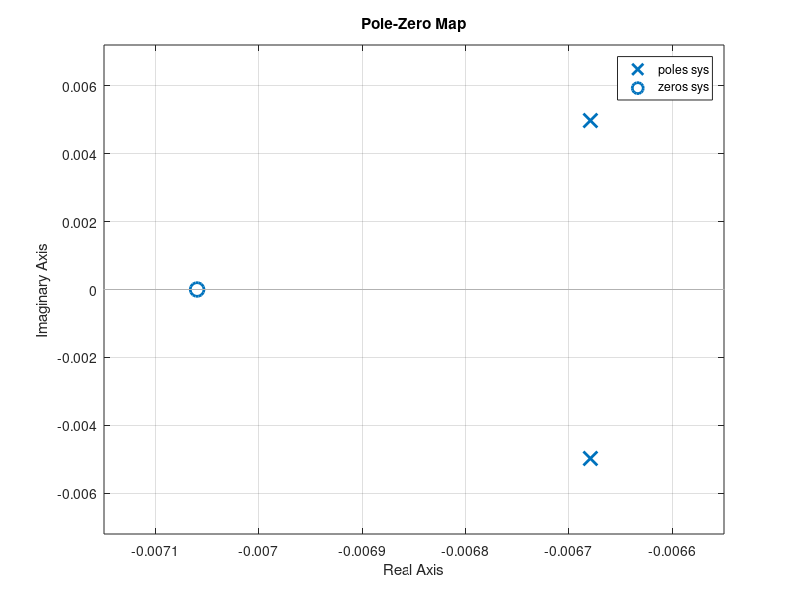

Write MATLAB code to recreate this figure. (Note: this script raises an error after producing the figure.)
%% pz_map.m
% Pole-zero map (s-plane) of the CLOSED-LOOP transfer function T(s), using
% MATLAB's built-in pzmap. Every pole and zero gets a small label with its
% location. Saved as .fig and as a 500 dpi .png.
% REQUIRES: Control System Toolbox (R2016b or newer)

clear; close all; clc;

%% ===================== USER INPUT =====================

% --- PI controller gains ---
Kp = 0.028754;
Ki = 0.000203;

% --- Closed-loop transfer function (unity negative feedback) ---
%   T(s) = 96.7*(Kp*s + Ki) / ( 283*s^2 + (1 + 96.7*Kp)*s + 96.7*Ki )
num = 96.7 * [Kp Ki];                            % numerator
den = [283, 1 + 96.7*Kp, 96.7*Ki];               % denominator

% --- Figure name (no extension) ---
fname_pzmap = 'pole_zero_locations';

dpi = 500;

% --- Figure adjustments ---
lwAdd   = 0.75;   % line width added to the default (pt)
fsAdd   = 1;      % font size added to the default (pt)
pzLwAdd = 1.5;    % extra line width for the pole/zero markers (pt)
yPad    = 0.04;   % extra vertical spacing: 4% of the axis range above and below
lblGap  = 0.04;   % distance between marker and label (fraction of y-range)

%% ===================== SYSTEM =====================
sys = tf(num, den);
pol = pole(sys);
zer = zero(sys);

disp('Closed-loop poles:');  disp(pol);
disp('Closed-loop zeros:');  disp(zer);

%% ===================== POLE-ZERO MAP =====================
hfig = figure;
pzmap(sys);
grid on
styleFigure(hfig, lwAdd, fsAdd);                 % thicker lines, larger text
boxAxes(hfig);                                   % boxed axes
thickenMarkers(hfig, pzLwAdd);                   % thicker poles (x) and zeros (o)

% --- labels next to every pole and zero ---
ax  = visibleAxes(hfig);  ax = ax(1);
pts = [pol(:); zer(:)];
gap = lblGap * diff(ax.YLim);
lbl = gobjects(numel(pts), 1);
for k = 1:numel(pts)
    z = pts(k);
    if abs(imag(z)) < 1e-9*max(1, abs(z)), z = real(z); end   % clean up tiny imaginary parts
    if imag(z) >= 0
        va = 'bottom';  dy =  gap;               % label above the marker
    else
        va = 'top';     dy = -gap;               % label below the marker
    end
    lbl(k) = text(ax, real(z), imag(z) + dy, fmtc(z), ...
        'HorizontalAlignment', 'center', 'VerticalAlignment', va, ...
        'FontSize', ax.FontSize);
end

% --- make sure the labels fit inside the axes ---
xl = ax.XLim;  yl = ax.YLim;
for k = 1:numel(lbl)
    e  = lbl(k).Extent;                          % [x y width height] in data units
    xl = [min(xl(1), e(1)), max(xl(2), e(1)+e(3))];
    yl = [min(yl(1), e(2)), max(yl(2), e(2)+e(4))];
end
ax.XLim = xl;  ax.YLim = yl;
padAxes(hfig, 0, yPad);                          % vertical padding only (4%)

savefig(hfig, [fname_pzmap '.fig']);
print(hfig, fname_pzmap, '-dpng', ['-r' num2str(dpi)], '-vector');

disp('Done: pole-zero figure saved (.fig and .png).');

%% ===================== LOCAL FUNCTIONS =====================
% (must stay at the END of the script file)

function s = fmtc(z)
    % complex number as text: xxx + yyy i
    if imag(z) >= 0, sg = '+'; else, sg = '-'; end
    s = sprintf('%.4g %s %.4gi', real(z), sg, abs(imag(z)));
end

function ax = visibleAxes(hfig)
    % all visible axes of the figure
    ax = findall(hfig, 'Type', 'axes');
    keep = false(size(ax));
    for k = 1:numel(ax)
        keep(k) = strcmp(char(ax(k).Visible), 'on');
    end
    ax = ax(keep);
end

function boxAxes(hfig)
    % boxed axes (matches time_response.m)
    ax = visibleAxes(hfig);
    for k = 1:numel(ax)
        box(ax(k), 'on');
    end
end

function thickenMarkers(hfig, extra)
    % thicker pole/zero markers: every graphics object that draws a marker
    fo = findall(hfig, '-property', 'Marker');
    for k = 1:numel(fo)
        try
            if ~strcmp(char(fo(k).Marker), 'none')
                fo(k).LineWidth = fo(k).LineWidth + extra;
            end
        catch
        end
    end
end

function padAxes(hfig, xPad, yPad)
    % extend axis limits by a fraction of the current range on each side
    ax = visibleAxes(hfig);
    for k = 1:numel(ax)
        if xPad > 0
            xl = ax(k).XLim;  r = diff(xl);
            ax(k).XLim = xl + xPad*r*[-1 1];
        end
        yl = ax(k).YLim;  r = diff(yl);
        ax(k).YLim = yl + yPad*r*[-1 1];
    end
end

function styleFigure(hfig, lwAdd, fsAdd)
    % thicker lines and larger text (relative to the current values)
    ln = findall(hfig, 'Type', 'line');
    for k = 1:numel(ln)
        ln(k).LineWidth = ln(k).LineWidth + lwAdd;
    end
    fo = findall(hfig, '-property', 'FontSize');
    sz = zeros(size(fo));
    for k = 1:numel(fo)
        sz(k) = fo(k).FontSize;                  % read all sizes first
    end
    for k = 1:numel(fo)
        fo(k).FontSize = sz(k) + fsAdd;
    end
end
